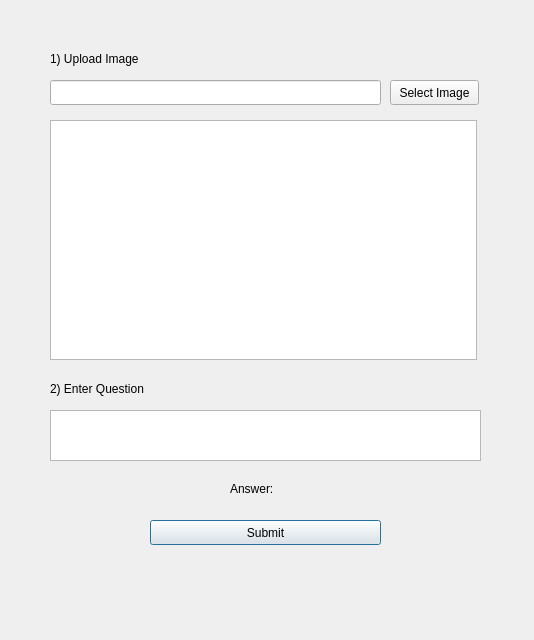
<?xml version="1.0" encoding="UTF-8"?>
<ui version="4.0">
 <class>Dialog</class>
 <widget class="QDialog" name="Dialog">
  <property name="geometry">
   <rect>
    <x>0</x>
    <y>0</y>
    <width>534</width>
    <height>640</height>
   </rect>
  </property>
  <property name="windowTitle">
   <string>VQA AI Project</string>
  </property>
  <widget class="QPushButton" name="submitBut">
   <property name="geometry">
    <rect>
     <x>150</x>
     <y>520</y>
     <width>231</width>
     <height>25</height>
    </rect>
   </property>
   <property name="text">
    <string>Submit</string>
   </property>
  </widget>
  <widget class="QGraphicsView" name="imgView">
   <property name="geometry">
    <rect>
     <x>50</x>
     <y>120</y>
     <width>427</width>
     <height>240</height>
    </rect>
   </property>
  </widget>
  <widget class="QLineEdit" name="fileInp">
   <property name="geometry">
    <rect>
     <x>50</x>
     <y>80</y>
     <width>331</width>
     <height>25</height>
    </rect>
   </property>
  </widget>
  <widget class="QPushButton" name="uploadBut">
   <property name="geometry">
    <rect>
     <x>390</x>
     <y>80</y>
     <width>89</width>
     <height>25</height>
    </rect>
   </property>
   <property name="text">
    <string>Select Image</string>
   </property>
  </widget>
  <widget class="QTextEdit" name="questionInp">
   <property name="geometry">
    <rect>
     <x>50</x>
     <y>410</y>
     <width>431</width>
     <height>51</height>
    </rect>
   </property>
  </widget>
  <widget class="QLabel" name="label">
   <property name="geometry">
    <rect>
     <x>50</x>
     <y>50</y>
     <width>181</width>
     <height>17</height>
    </rect>
   </property>
   <property name="text">
    <string>1) Upload Image</string>
   </property>
  </widget>
  <widget class="QLabel" name="label_2">
   <property name="geometry">
    <rect>
     <x>50</x>
     <y>380</y>
     <width>181</width>
     <height>17</height>
    </rect>
   </property>
   <property name="text">
    <string>2) Enter Question</string>
   </property>
  </widget>
  <widget class="QLabel" name="ansLabel">
   <property name="geometry">
    <rect>
     <x>230</x>
     <y>480</y>
     <width>67</width>
     <height>17</height>
    </rect>
   </property>
   <property name="text">
    <string>Answer: </string>
   </property>
  </widget>
 </widget>
 <resources/>
 <connections/>
</ui>
